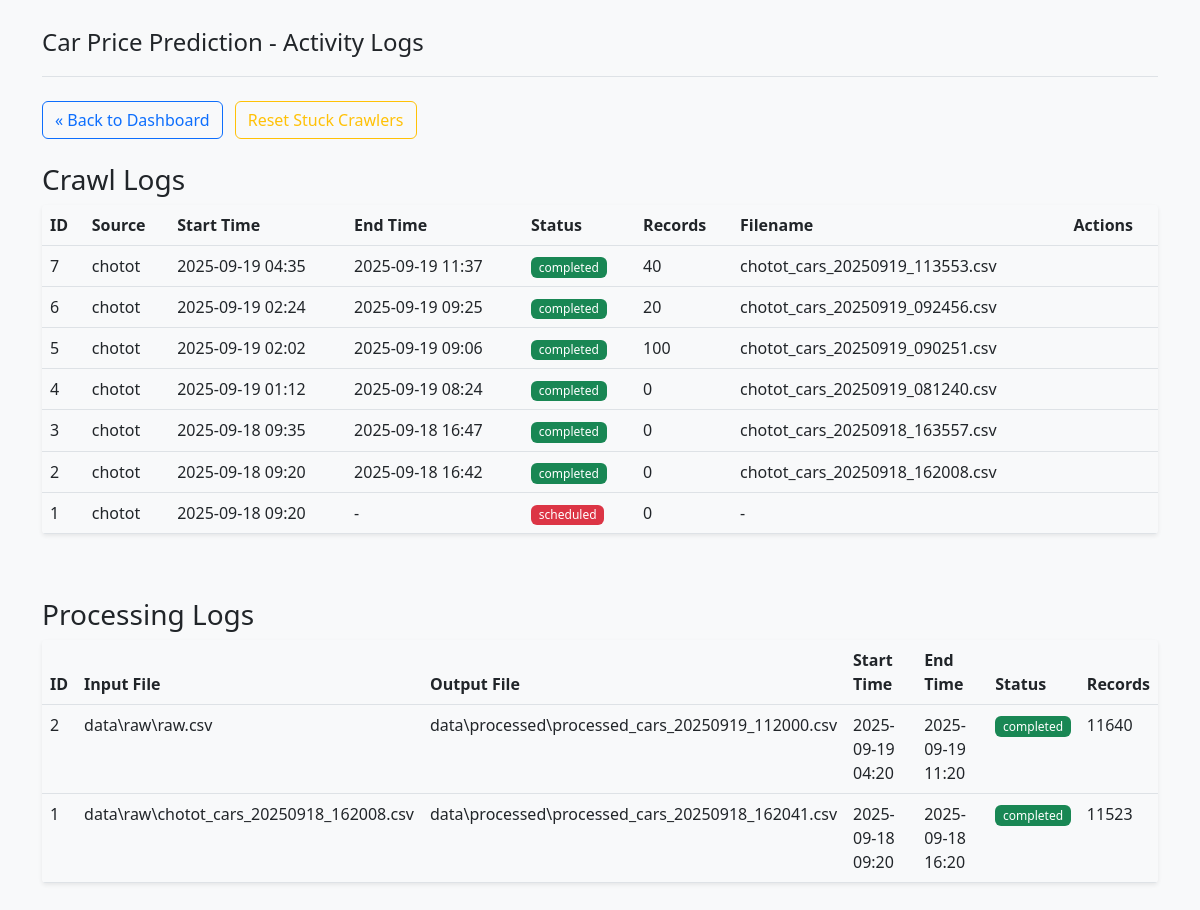
/logs, run on an earlier commit of the app's database.
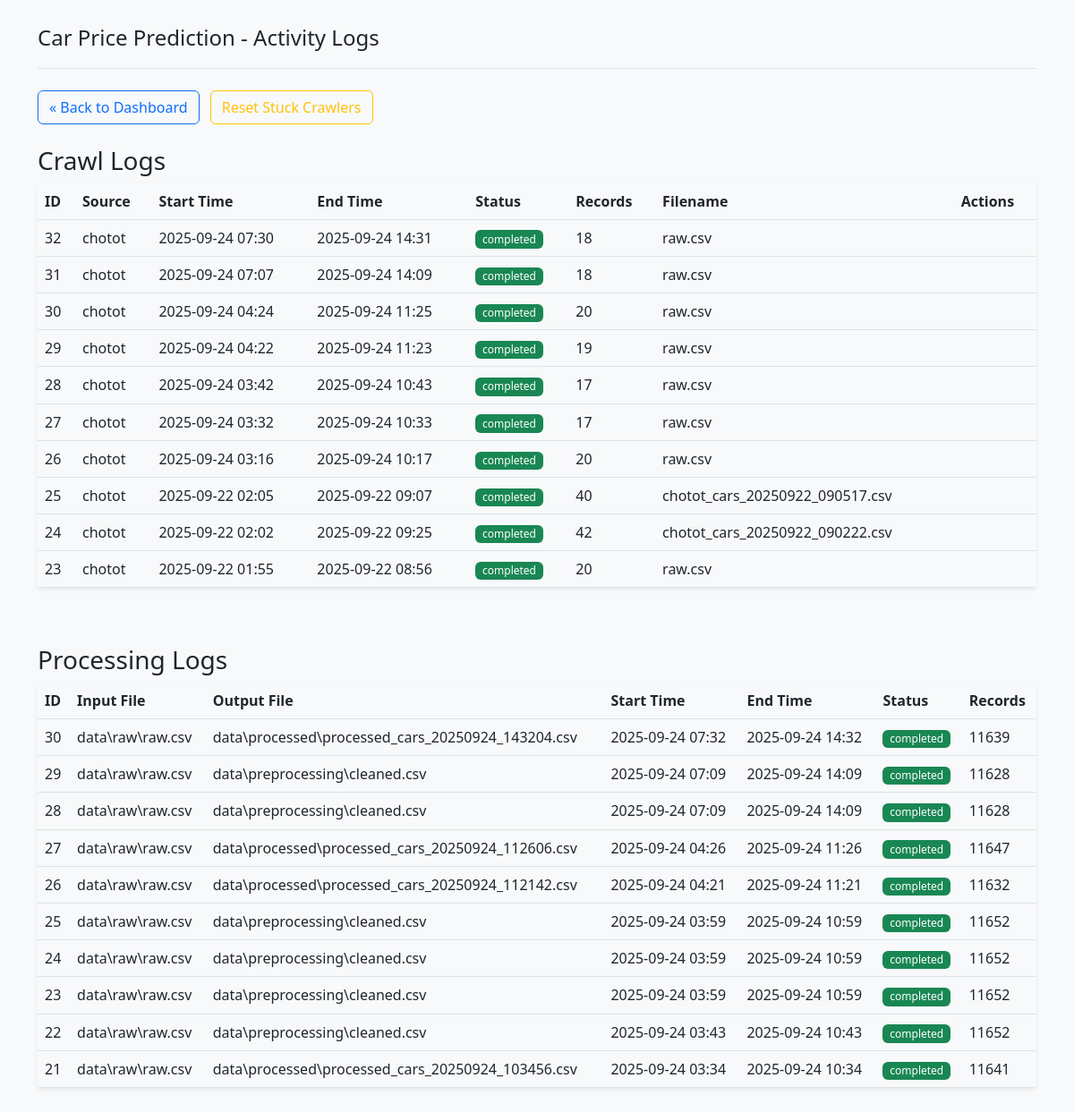
And on a later commit of the database.
### app/models.py (models this page shows, shortened)
class CrawlLog(db.Model):
    __tablename__ = 'crawl_logs'
    id = db.Column(db.Integer, primary_key=True)
    start_time = db.Column(db.DateTime, default=datetime.utcnow)
    end_time = db.Column(db.DateTime, nullable=True)
    source = db.Column(db.String(100), nullable=False)
    status = db.Column(db.String(20), nullable=False)  # 'running', 'completed', 'failed'
    records_count = db.Column(db.Integer, default=0)
    filename = db.Column(db.String(255), nullable=True)
    error_message = db.Column(db.Text, nullable=True)

class ProcessingLog(db.Model):
    __tablename__ = 'processing_logs'
    id = db.Column(db.Integer, primary_key=True)
    start_time = db.Column(db.DateTime, default=datetime.utcnow)
    end_time = db.Column(db.DateTime, nullable=True)
    input_file = db.Column(db.String(255), nullable=False)
    output_file = db.Column(db.String(255), nullable=True)
    status = db.Column(db.String(20), nullable=False)  # 'running', 'completed', 'failed'
    records_count = db.Column(db.Integer, default=0)
    error_message = db.Column(db.Text, nullable=True)

### app/routes.py (the view)
@main_bp.route('/logs')
def logs():
    crawl_logs = CrawlLog.query.order_by(CrawlLog.start_time.desc()).limit(10).all()
    processing_logs = ProcessingLog.query.order_by(ProcessingLog.start_time.desc()).limit(10).all()
    return render_template('logs.html',
                           crawl_logs=crawl_logs,
                           processing_logs=processing_logs)

### app/templates/logs.html (shortened to what the changed rows need)
<!DOCTYPE html>
<html lang="vi">
<head>
    <link rel="stylesheet" href="https://cdn.jsdelivr.net/npm/bootstrap@5.2.3/dist/css/bootstrap.min.css">
    <link rel="stylesheet" href="{{ url_for('static', filename='css/style.css') }}">
</head>
<body>
    <div class="container py-4">
        <div class="row">
            <div class="col-md-12">
                <div class="table-responsive">
                    <table class="table table-hover">
                        <thead>
                            <tr>
                                <th>ID</th>
                                <th>Source</th>
                                <th>Start Time</th>
                                <th>End Time</th>
                                <th>Status</th>
                                <th>Records</th>
                                <th>Filename</th>
                                <th>Actions</th>
                            </tr>
                        </thead>
                        <tbody>
                            {% for log in crawl_logs %}
                            <tr data-log-id="{{ log.id }}">
                                <td>{{ log.id }}</td>
                                <td>{{ log.source }}</td>
                                <td>{{ log.start_time.strftime('%Y-%m-%d %H:%M') }}</td>
                                <td>{{ log.end_time.strftime('%Y-%m-%d %H:%M') if log.end_time else '-' }}</td>
                                <td><span
                                        class="badge bg-{{ 'success' if log.status == 'completed' else 'warning' if log.status.startswith('running') else 'danger' }} crawler-status">{{
                                        log.status }}</span></td>
                                <td>{{ log.records_count }}</td>
                                <td>{{ log.filename or '-' }}</td>
                                <td class="crawler-actions">
                                </td>
                            </tr>
                            {% endfor %}
                        </tbody>
                    </table>
                </div>
            </div>
        </div>
        <div class="row mt-5">
            <div class="col-md-12">
                <div class="table-responsive">
                    <table class="table table-hover">
                        <thead>
                            <tr>
                                <th>ID</th>
                                <th>Input File</th>
                                <th>Output File</th>
                                <th>Start Time</th>
                                <th>End Time</th>
                                <th>Status</th>
                                <th>Records</th>
                            </tr>
                        </thead>
                        <tbody>
                            {% for log in processing_logs %}
                            <tr>
                                <td>{{ log.id }}</td>
                                <td>{{ log.input_file }}</td>
                                <td>{{ log.output_file or '-' }}</td>
                                <td>{{ log.start_time.strftime('%Y-%m-%d %H:%M') }}</td>
                                <td>{{ log.end_time.strftime('%Y-%m-%d %H:%M') if log.end_time else '-' }}</td>
                                <td><span
                                        class="badge bg-{{ 'success' if log.status == 'completed' else 'warning' if log.status == 'running' else 'danger' }}">{{
                                        log.status }}</span></td>
                                <td>{{ log.records_count }}</td>
                            </tr>
                            {% endfor %}
                        </tbody>
                    </table>
                </div>
            </div>
        </div>
    </div>
</body>
</html>

What changed in the data, as far as the page shows it:
no longer on this page (row unchanged): CrawlLog: id "7", source "chotot", start_time "2025-09-19 04:35", end_time "2025-09-19 11:37", status "completed", records_count "40", filename "chotot_cars_20250919_113553.csv"
no longer on this page (row unchanged): CrawlLog: id "6", source "chotot", start_time "2025-09-19 02:24", end_time "2025-09-19 09:25", status "completed", records_count "20", filename "chotot_cars_20250919_092456.csv"
no longer on this page (row unchanged): CrawlLog: id "5", source "chotot", start_time "2025-09-19 02:02", end_time "2025-09-19 09:06", status "completed", records_count "100", filename "chotot_cars_20250919_090251.csv"
no longer on this page (row unchanged): CrawlLog: id "4", source "chotot", start_time "2025-09-19 01:12", end_time "2025-09-19 08:24", status "completed", records_count "0", filename "chotot_cars_20250919_081240.csv"
no longer on this page (row unchanged): CrawlLog: id "3", source "chotot", start_time "2025-09-18 09:35", end_time "2025-09-18 16:47", status "completed", records_count "0", filename "chotot_cars_20250918_163557.csv"
no longer on this page (row unchanged): CrawlLog: id "2", source "chotot", start_time "2025-09-18 09:20", end_time "2025-09-18 16:42", status "completed", records_count "0", filename "chotot_cars_20250918_162008.csv"
no longer on this page (row unchanged): CrawlLog: id "1", source "chotot", start_time "2025-09-18 09:20", end_time "-", status "scheduled", records_count "0", filename "-"
no longer on this page (row unchanged): ProcessingLog: id "2", input_file "data\\raw\\raw.csv", output_file "data\\processed\\processed_cars_20250919_112000.csv", start_time "2025-09-19 04:20", end_time "2025-09-19 11:20", status "completed", records_count "11640"
no longer on this page (row unchanged): ProcessingLog: id "1", input_file "data\\raw\\chotot_cars_20250918_162008.csv", output_file "data\\processed\\processed_cars_20250918_162041.csv", start_time "2025-09-18 09:20", end_time "2025-09-18 16:20", status "completed", records_count "11523"
added CrawlLog: id "32", source "chotot", start_time "2025-09-24 07:30", end_time "2025-09-24 14:31", status "completed", records_count "18", filename "raw.csv"
added CrawlLog: id "31", source "chotot", start_time "2025-09-24 07:07", end_time "2025-09-24 14:09", status "completed", records_count "18", filename "raw.csv"
added CrawlLog: id "30", source "chotot", start_time "2025-09-24 04:24", end_time "2025-09-24 11:25", status "completed", records_count "20", filename "raw.csv"
added CrawlLog: id "29", source "chotot", start_time "2025-09-24 04:22", end_time "2025-09-24 11:23", status "completed", records_count "19", filename "raw.csv"
added CrawlLog: id "28", source "chotot", start_time "2025-09-24 03:42", end_time "2025-09-24 10:43", status "completed", records_count "17", filename "raw.csv"
added CrawlLog: id "27", source "chotot", start_time "2025-09-24 03:32", end_time "2025-09-24 10:33", status "completed", records_count "17", filename "raw.csv"
added CrawlLog: id "26", source "chotot", start_time "2025-09-24 03:16", end_time "2025-09-24 10:17", status "completed", records_count "20", filename "raw.csv"
added CrawlLog: id "25", source "chotot", start_time "2025-09-22 02:05", end_time "2025-09-22 09:07", status "completed", records_count "40", filename "chotot_cars_20250922_090517.csv"
added CrawlLog: id "24", source "chotot", start_time "2025-09-22 02:02", end_time "2025-09-22 09:25", status "completed", records_count "42", filename "chotot_cars_20250922_090222.csv"
added CrawlLog: id "23", source "chotot", start_time "2025-09-22 01:55", end_time "2025-09-22 08:56", status "completed", records_count "20", filename "raw.csv"
added ProcessingLog: id "30", input_file "data\\raw\\raw.csv", output_file "data\\processed\\processed_cars_20250924_143204.csv", start_time "2025-09-24 07:32", end_time "2025-09-24 14:32", status "completed", records_count "11639"
added ProcessingLog: id "29", input_file "data\\raw\\raw.csv", output_file "data\\preprocessing\\cleaned.csv", start_time "2025-09-24 07:09", end_time "2025-09-24 14:09", status "completed", records_count "11628"
added ProcessingLog: id "28", input_file "data\\raw\\raw.csv", output_file "data\\preprocessing\\cleaned.csv", start_time "2025-09-24 07:09", end_time "2025-09-24 14:09", status "completed", records_count "11628"
added ProcessingLog: id "27", input_file "data\\raw\\raw.csv", output_file "data\\processed\\processed_cars_20250924_112606.csv", start_time "2025-09-24 04:26", end_time "2025-09-24 11:26", status "completed", records_count "11647"
added ProcessingLog: id "26", input_file "data\\raw\\raw.csv", output_file "data\\processed\\processed_cars_20250924_112142.csv", start_time "2025-09-24 04:21", end_time "2025-09-24 11:21", status "completed", records_count "11632"
added ProcessingLog: id "25", input_file "data\\raw\\raw.csv", output_file "data\\preprocessing\\cleaned.csv", start_time "2025-09-24 03:59", end_time "2025-09-24 10:59", status "completed", records_count "11652"
added ProcessingLog: id "24", input_file "data\\raw\\raw.csv", output_file "data\\preprocessing\\cleaned.csv", start_time "2025-09-24 03:59", end_time "2025-09-24 10:59", status "completed", records_count "11652"
added ProcessingLog: id "23", input_file "data\\raw\\raw.csv", output_file "data\\preprocessing\\cleaned.csv", start_time "2025-09-24 03:59", end_time "2025-09-24 10:59", status "completed", records_count "11652"
added ProcessingLog: id "22", input_file "data\\raw\\raw.csv", output_file "data\\preprocessing\\cleaned.csv", start_time "2025-09-24 03:43", end_time "2025-09-24 10:43", status "completed", records_count "11652"
added ProcessingLog: id "21", input_file "data\\raw\\raw.csv", output_file "data\\processed\\processed_cars_20250924_103456.csv", start_time "2025-09-24 03:34", end_time "2025-09-24 10:34", status "completed", records_count "11641"
